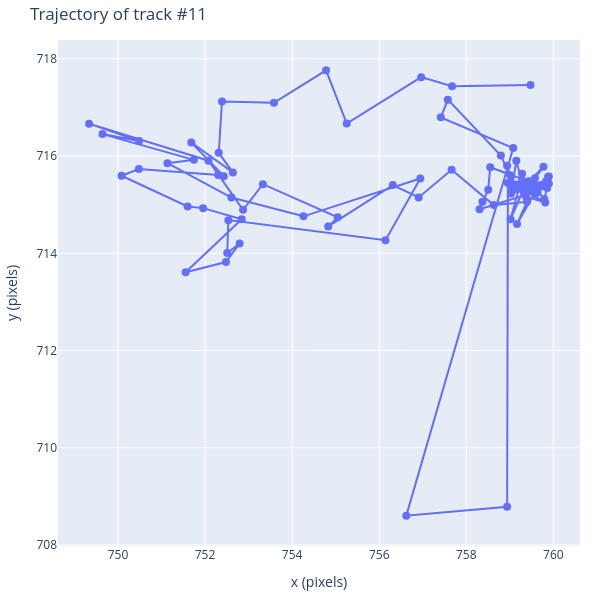

The code cell stored with this chart in its notebook:
### Code cell
# Also show the trajectory of a specific track in image coordinates.
# Pick the first track that appears at least twice and use its frame-by-frame positions.
track_id_for_trajectory = 11

if track_id_for_trajectory is not None:
    trajectory = []
    for frame_idx, positions in enumerate(track_positions_per_frame):
        if track_id_for_trajectory in positions:
            x_center, y_center = positions[track_id_for_trajectory]
            trajectory.append((frame_positions[frame_idx], x_center, y_center))

    if trajectory:
        trajectory_arr = np.array(trajectory)
        fig2 = go.Figure()
        fig2.add_trace(
            go.Scatter(
                x=trajectory_arr[:, 1],
                y=trajectory_arr[:, 2],
                mode="lines+markers",
                marker=dict(size=8),
                line=dict(width=2),
                name=f"trajectory of track #{track_id_for_trajectory}",
            )
        )
        fig2.update_layout(
            title=f"Trajectory of track #{track_id_for_trajectory}",
            xaxis_title="x (pixels)",
            yaxis_title="y (pixels)",
            height=600,
            width=600,
            margin=dict(l=40, r=20, t=40, b=40),
        )
        fig2.show()
    else:
        print("No trajectory points were found for the selected track.")
else:
    print("No track with at least two appearances was found.")

### Figure 1 — Plotly figure (JSON) as saved in the notebook; plotly's stock layout.template omitted (floating-point values rounded to 4 significant figures)
{"data": [{"line": {"width": 2}, "marker": {"size": 8}, "mode": "lines+markers", "name": "trajectory of track #11", "type": "scatter", "x": [759.5, 759.6, 759.6, 759.3, 759.0, 759.2, 759.4, 759.5, 759.8, 759.9, 759.7, 759.9, 759.9, 759.7, 759.1, 759.8, 759.4, 759.4, 759.5, 759.9, 759.8, 759.4, 759.0, 758.9, 756.6, 759.1, 757.4, 757.6, 758.8, 759.1, 759.0, 758.9, 759.0, 759.3, 759.1, 759.0, 759.1, 759.3, 759.4, 759.6, 759.8, 759.4, 758.6, 758.5, 758.4, 758.3, 759.6, 759.2, 759.4, 758.6, 757.7, 756.9, 756.3, 754.8, 755.0, 753.3, 752.9, 752.1, 749.3, 750.5, 749.6, 751.7, 751.1, 752.6, 754.3, 756.9, 756.1, 752.5, 752.5, 752.8, 752.5, 751.6, 752.8, 752.0, 751.6, 750.1, 750.5, 752.3, 752.4, 751.7, 752.6, 752.3, 752.4, 753.6, 754.8, 755.3, 757.0, 757.7, 759.5], "y": [715.3, 715.3, 715.2, 715.3, 714.7, 715.4, 715.4, 715.4, 715.5, 715.6, 715.4, 715.6, 715.4, 715.4, 715.4, 715.0, 715.2, 715.4, 715.5, 715.3, 715.1, 715.5, 715.4, 708.8, 708.6, 716.2, 716.8, 717.2, 716.0, 715.3, 715.6, 715.8, 715.3, 715.3, 715.9, 715.2, 715.3, 715.6, 715.4, 715.5, 715.8, 715.5, 715.8, 715.3, 715.1, 714.9, 715.3, 714.6, 715.1, 715.0, 715.7, 715.2, 715.4, 714.6, 714.7, 715.4, 714.9, 715.9, 716.7, 716.3, 716.5, 715.9, 715.9, 715.1, 714.8, 715.5, 714.3, 714.7, 714.0, 714.2, 713.8, 713.6, 714.7, 714.9, 715.0, 715.6, 715.7, 715.6, 715.6, 716.3, 715.7, 716.1, 717.1, 717.1, 717.8, 716.7, 717.6, 717.4, 717.5]}], "layout": {"height": 600, "margin": {"b": 40, "l": 40, "r": 20, "t": 40}, "title": {"text": "Trajectory of track #11"}, "width": 600, "xaxis": {"title": {"text": "x (pixels)"}}, "yaxis": {"title": {"text": "y (pixels)"}}}}
